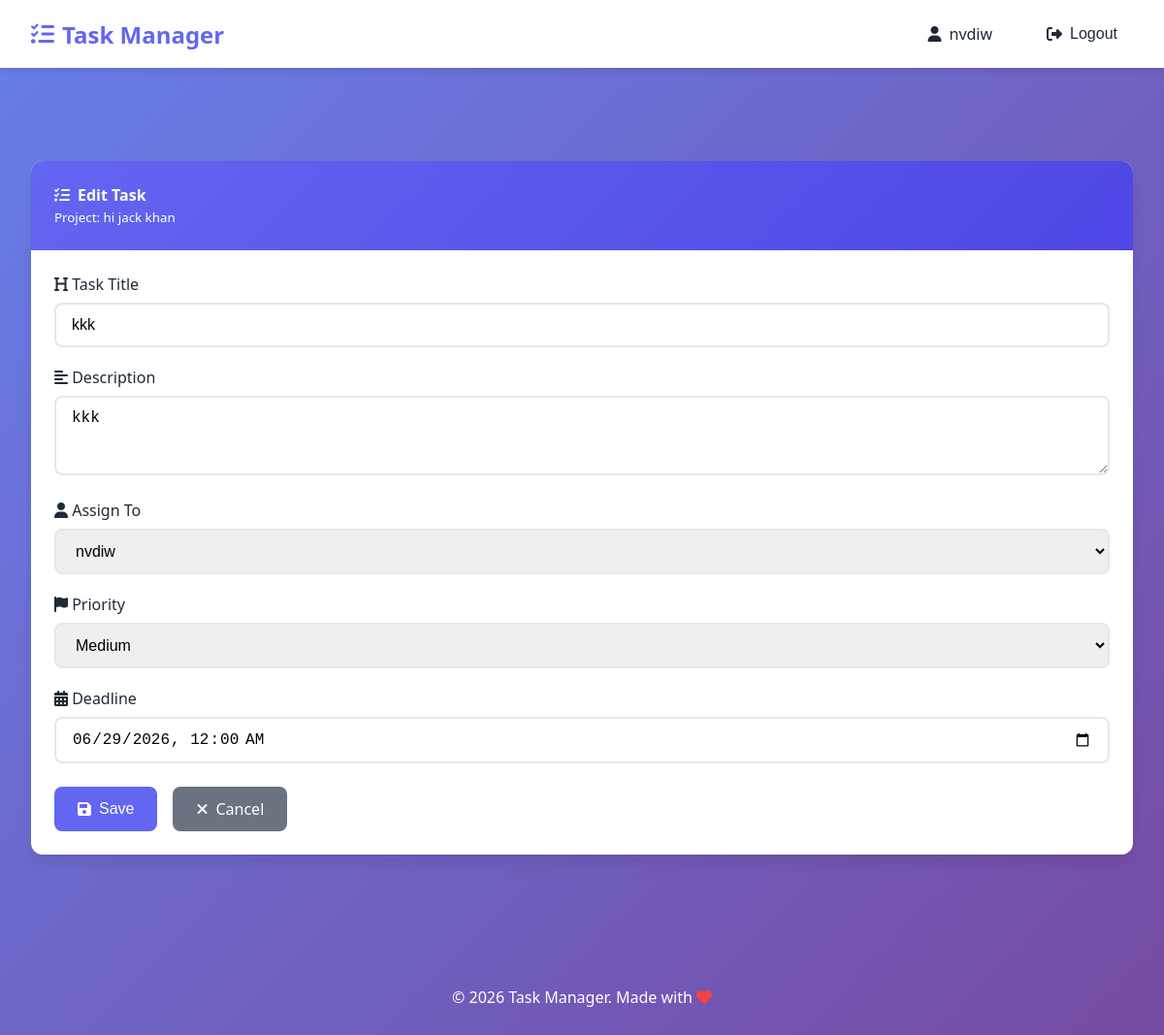
The app's page /tasks/13/edit/ (signed in) with its own data.
### tasks/models.py (models this page shows, shortened)
class Project(models.Model):
    title = models.CharField(max_length=200, verbose_name="Project Title")
    description = models.TextField(verbose_name="Description", blank=True)
    created_by = models.ForeignKey(
        User,
        on_delete=models.CASCADE,
        related_name='projects_created',
        verbose_name="Created By"
    )
    members = models.ManyToManyField(
        User,
        related_name='projects',
        blank=True,
        verbose_name="Team Members"
    )
    created_at = models.DateTimeField(auto_now_add=True, verbose_name="Created At")
    updated_at = models.DateTimeField(auto_now=True, verbose_name="Last Updated")
    class Meta:
        verbose_name = "Project"
        verbose_name_plural = "Projects"
        ordering = ['-created_at']

class Task(models.Model):
    class Status(models.TextChoices):
        TODO = 'TODO', 'To Do'
        IN_PROGRESS = 'IN_PROGRESS', 'In Progress'
        DONE = 'DONE', 'Done'
    class Priority(models.TextChoices):
        LOW = 'LOW', 'Low'
        MEDIUM = 'MEDIUM', 'Medium'
        HIGH = 'HIGH', 'High'
        URGENT = 'URGENT', 'Urgent'
    title = models.CharField(max_length=200, verbose_name="Task Title")
    description = models.TextField(verbose_name="Description", blank=True)
    project = models.ForeignKey(
        Project,
        on_delete=models.CASCADE,
        related_name='tasks',
        verbose_name="Related Project"
    )
    assigned_to = models.ForeignKey(
        User,
        on_delete=models.SET_NULL,
        null=True,
        blank=True,
        related_name='assigned_tasks',
        verbose_name="Assigned To"
    )
    created_by = models.ForeignKey(
        User,
        on_delete=models.CASCADE,
        related_name='created_tasks',
        verbose_name="Created By"
    )
    status = models.CharField(
        max_length=20,
        choices=Status.choices,
        default=Status.TODO,
        verbose_name="Status"
    )
    priority = models.CharField(
        max_length=20,
        choices=Priority.choices,
        default=Priority.MEDIUM,
        verbose_name="Priority"
    )
    deadline = models.DateTimeField(
        null=True,
        blank=True,
        verbose_name="Deadline"
    )
    created_at = models.DateTimeField(auto_now_add=True, verbose_name="Created At")
    updated_at = models.DateTimeField(auto_now=True, verbose_name="Last Updated")
    class Meta:
        verbose_name = "Task"
        verbose_name_plural = "Tasks"
        ordering = ['-priority', 'deadline']

### tasks/views.py (the view)
# urls.py: path('tasks/<int:pk>/edit/', views.task_edit, name='task_edit'),
@login_required
def task_edit(request, pk):
    task = get_object_or_404(Task, pk=pk)
    if request.user != task.project.created_by and request.user != task.created_by:
        messages.error(request, "Only Creator of this Task, project can Edit Task")
        return redirect('tasks:project_detail', pk=task.project.pk)
    if request.method == 'POST':
        form = TaskForm(request.POST, instance=task)
        if form.is_valid():
            form.save()
            messages.success(request, 'Task updated successfully!')
            return redirect('tasks:project_detail', pk=task.project.pk)
    else:
        form = TaskForm(instance=task)
        form.fields['assigned_to'].queryset = task.project.members.all()
    return render(request, 'tasks/task_form.html', {
        'form': form,
        'title': 'Edit Task',
        'project': task.project
    })

### tasks/forms.py
class TaskForm(forms.ModelForm):
    class Meta:
        model = Task
        fields = ['title', 'description', 'assigned_to', 'priority', 'deadline']
        widgets = {
            'title': forms.TextInput(attrs={'class': 'form-control', 'placeholder': 'Enter task title'}),
            'description': forms.Textarea(attrs={'class': 'form-control', 'rows': 3, 'placeholder': 'Task description'}),
            'assigned_to': forms.Select(attrs={'class': 'form-control'}),
            'priority': forms.Select(attrs={'class': 'form-control'}),
            'deadline': forms.DateTimeInput(attrs={'class': 'form-control', 'type': 'datetime-local'}),
        }
    def __init__(self, *args, **kwargs):
        super().__init__(*args, **kwargs)
        self.fields['assigned_to'].required = True
        self.fields['deadline'].required = False

### templates/tasks/task_form.html (shortened to what this page needs)
{% extends 'base.html' %}
{% block content %}
<div class="row justify-content-center">
    <div class="col-md-8">
        <div class="card">
            <div class="card-header">
                <h4><i class="fas fa-tasks"></i> {{ title }}</h4>
                <small>Project: {{ project.title }}</small>
            </div>
            <div class="card-body">
                <form method="post">
                    <div class="form-group">
                        <label class="form-label"><i class="fas fa-heading"></i> Task Title</label>
                        {{ form.title }}
                    </div>
                    <div class="form-group">
                        <label class="form-label"><i class="fas fa-align-left"></i> Description</label>
                        {{ form.description }}
                    </div>
                    <div class="form-group">
                        <label class="form-label"><i class="fas fa-user"></i> Assign To</label>
                        {{ form.assigned_to }}
                    </div>
                    <div class="form-group">
                        <label class="form-label"><i class="fas fa-flag"></i> Priority</label>
                        {{ form.priority }}
                    </div>
                    <div class="form-group">
                        <label class="form-label"><i class="fas fa-calendar-alt"></i> Deadline</label>
                        {{ form.deadline }}
                    </div>
                    <div style="display: flex; gap: 1rem; margin-top: 1.5rem;">
                        <button type="submit" class="btn btn-primary">
                            <i class="fas fa-save"></i> Save
                        </button>
                        <a href="{% url 'tasks:project_detail' project.pk %}" class="btn btn-secondary">
                            <i class="fas fa-times"></i> Cancel
                        </a>
                    </div>
                </form>
            </div>
        </div>
    </div>
</div>
{% endblock %}

### templates/base.html (shortened to what this page needs)
<!DOCTYPE html>
<html lang="en">
<head>
    <link rel="stylesheet" href="https://cdnjs.cloudflare.com/ajax/libs/font-awesome/6.5.1/css/all.min.css">
    {% load static %}
    <link rel="stylesheet" href="{% static 'css/style.css' %}">
</head>
<body>
    <nav class="navbar">
        <div class="navbar-container">
            <a class="navbar-brand" href="/">
                <i class="fas fa-tasks"></i>
                Task Manager
            </a>
            <div class="navbar-menu">
                {% if user.is_authenticated %}
                    <a class="nav-link" href="{% url 'accounts:profile' user.id %}">
                        <i class="fas fa-user"></i>
                        {{ user.username }}
                    </a>
                    <form method="post" action="{% url 'accounts:logout' %}" style="display: inline;">
                        <button type="submit" class="nav-link btn-logout">
                            <i class="fas fa-sign-out-alt"></i>
                            Logout
                        </button>
                    </form>
                {% endif %}
            </div>
        </div>
    </nav>
    <div class="container">
    </div>
    <main class="container">
        {% block content %}
        {% endblock %}
    </main>
    <footer class="footer">
        <p>&copy; 2026 Task Manager. Made with <i class="fas fa-heart" style="color: #ef4444;"></i></p>
    </footer>
</body>
</html>

### static/css/style.css (style rules this page uses)
:root { --primary: #6366f1; --primary-dark: #4f46e5; --primary-light: #818cf8; --secondary: #10b981; --secondary-dark: #059669; --danger: #ef4444; --danger-dark: #dc2626; --warning: #f59e0b; --info: #3b82f6; --dark: #1f2937; --light: #f9fafb; --gray: #6b7280; --gray-light: #e5e7eb; --white: #ffffff; --shadow: 0 4px 6px -1px rgba(0, 0, 0, 0.1); --shadow-lg: 0 10px 15px -3px rgba(0, 0, 0, 0.1); --radius: 12px; --radius-sm: 8px; }
* { margin: 0; padding: 0; box-sizing: border-box; }
body { font-family: 'Segoe UI', Tahoma, Geneva, Verdana, sans-serif; background: linear-gradient(135deg, #667eea 0%, #764ba2 100%); min-height: 100vh; color: var(--dark); }
.navbar { background: var(--white); box-shadow: var(--shadow); padding: 1rem 2rem; position: sticky; top: 0; z-index: 1000; }
.navbar-container { max-width: 1280px; margin: 0 auto; display: flex; justify-content: space-between; align-items: center; flex-wrap: wrap; gap: 1rem; }
.navbar-brand { font-size: 1.5rem; font-weight: bold; color: var(--primary); text-decoration: none; display: flex; align-items: center; gap: 0.5rem; }
.navbar-menu { display: flex; gap: 1.5rem; align-items: center; flex-wrap: wrap; }
.nav-link { color: var(--dark); text-decoration: none; display: flex; align-items: center; gap: 0.5rem; padding: 0.5rem 1rem; border-radius: var(--radius-sm); transition: all 0.3s ease; }
.btn-logout { background: none; border: none; cursor: pointer; font-size: 1rem; }
.container { max-width: 1280px; margin: 0 auto; padding: 2rem; }
.card { background: var(--white); border-radius: var(--radius); box-shadow: var(--shadow-lg); overflow: hidden; margin-bottom: 1.5rem; }
.card-header { padding: 1.5rem; background: linear-gradient(135deg, var(--primary) 0%, var(--primary-dark) 100%); color: var(--white); }
.card-header h4 { margin: 0; display: flex; align-items: center; gap: 0.5rem; }
.card-body { padding: 1.5rem; }
.form-group { margin-bottom: 1.25rem; }
.form-label { display: block; margin-bottom: 0.5rem; font-weight: 500; color: var(--dark); }
.form-control { width: 100%; padding: 0.75rem 1rem; border: 2px solid var(--gray-light); border-radius: var(--radius-sm); font-size: 1rem; transition: all 0.3s ease; }
.btn { display: inline-flex; align-items: center; gap: 0.5rem; padding: 0.75rem 1.5rem; border: none; border-radius: var(--radius-sm); font-size: 1rem; font-weight: 500; cursor: pointer; transition: all 0.3s ease; text-decoration: none; }
.btn-primary { background: var(--primary); color: var(--white); }
.btn-secondary { background: var(--gray); color: var(--white); }
.row { display: flex; flex-wrap: wrap; gap: 1.5rem; }
.col-md-8 { flex: 2; min-width: 400px; }
.justify-content-center { justify-content: center; }
.footer { text-align: center; padding: 2rem; color: var(--white); margin-top: 3rem; }

### records on screen
Project: title "hi jack khan"
Task: title "kkk", description "kkk", assigned_to "nvdiw", priority "Medium", deadline "06/29/2026 00:00"

### other values on screen
{{ user.username }} "nvdiw"
{{ title }} "Edit Task"
